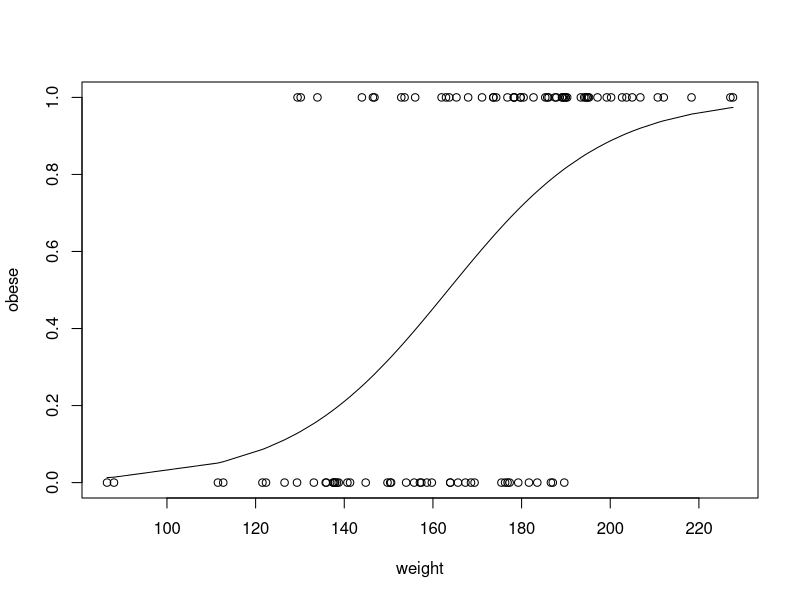
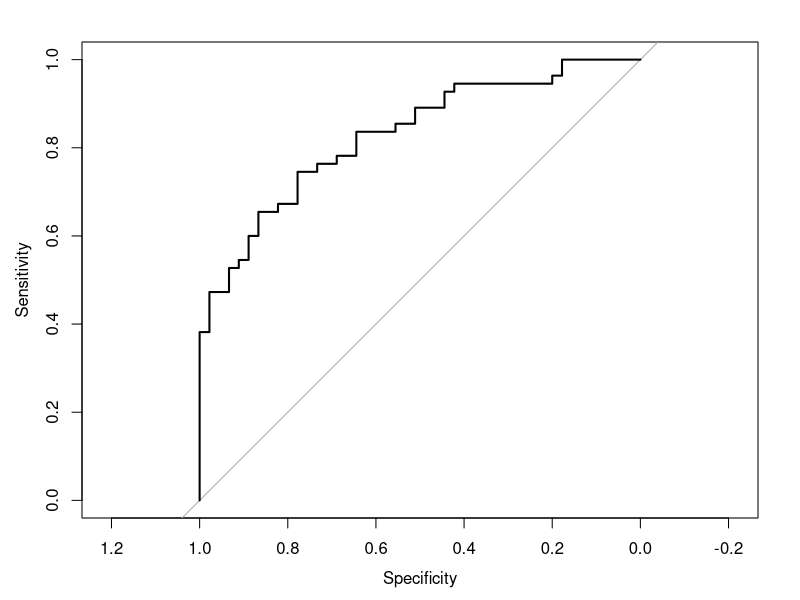
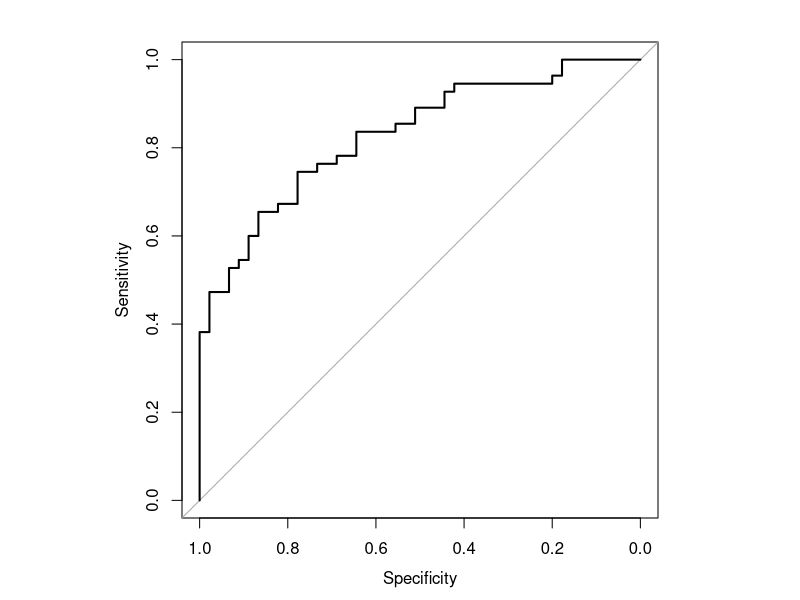
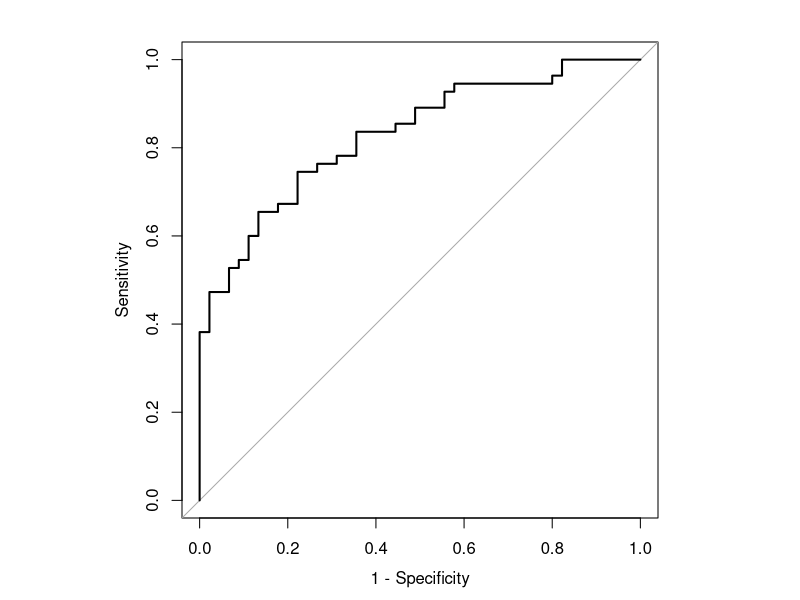
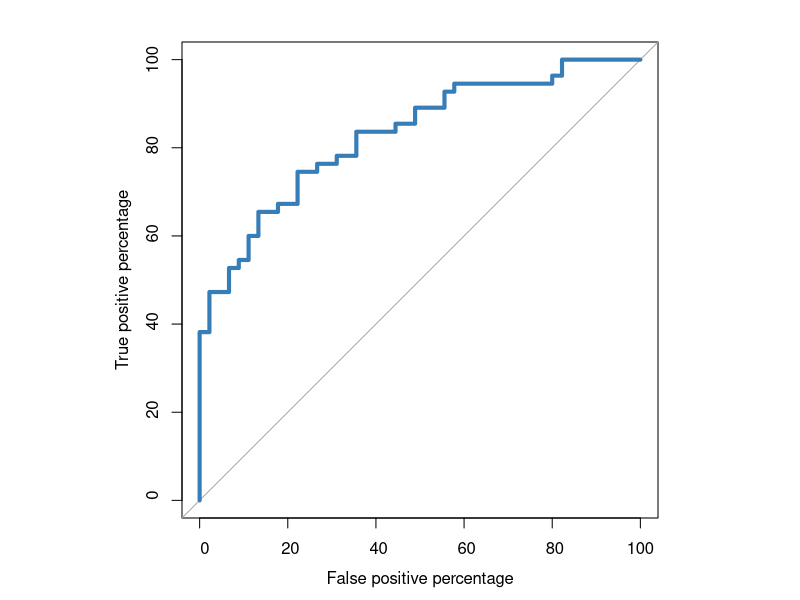

Write the R code that produced these figures, in order. (Note: this script raises an error after producing the figures.)
install.packages("pROC")
install.packages("randomForest")
library(pROC)
library(randomForest)
set.seed(420)
num.samples<-100
weight<-sort(rnorm(n=num.samples,mean=172,sd=29))
obese<-ifelse(runif(n=num.samples)<(rank(weight)/100),1,0)
obese
plot(x=weight,y=obese)
glm.fit=glm(obese~weight,family=binomial)
lines(weight,glm.fit$fitted.values)

#For ROC
roc(obese,glm.fit$fitted.values,plot=TRUE)
par(pty="s")
roc(obese,glm.fit$fitted.values,plot=TRUE)
roc(obese,glm.fit$fitted.values,plot=TRUE,legacy.axes=TRUE)
roc(obese,glm.fit$fitted.values,plot=TRUE,legacy.axes=TRUE,percent=TRUE,xlab=
      "False positive percentage", ylab="True positive percentage", 
    col="#377eb8", lwd=4)
roc.info<-roc(obese,glm.fit$fitted.values,legacy.axes=TRUE)
roc.df<-data.frame(tpp=roc.info$sensitivities*100,
                   fpp=(1-roc.info$specificities)*100,
                   thresholds=roc.info$thresholds)
head(roc.df)
tail(roc.df)
roc.df[roc.df$tpp>60&roc.df$tpp<80]

#For AUC
roc(obese,glm.fit$fitted.values,plot=TRUE,legacy.axes=TRUE,
    percent=TRUE,xlab="False positive percentage", ylab="True positive percentage",
    col="#377eb8",lwd=4,print.auc=TRUE,print.auc.x=45,partial.auc=c(100,90),
    auc.polygon=TRUE,auc.polygon.col="#377eb8")

#For random forest
roc(obese,glm.fit$fitted.values,plot=TRUE,legacy.axes=TRUE,
    percent=TRUE,xlab="False positive percentage", ylab="True positive percentage",
    col="#377eb8",lwd=4,print.auc=TRUE,print.auc.x=45,partial.auc=c(100,90),
    auc.polygon=TRUE,auc.polygon.col="#377eb8")
plot.roc(obese,rf.model$votes[,1], percent=TRUE, col="#4daf4a",lwd=4,
         print.auc=TRUE,add=TRUE,print.auc.y=40)
legend("bottomright",legend=c("Logistic Regression", "Random Forest"),
       col=c("#377eb8","#4daf4a"),lwd=4)

par(pty="m")
